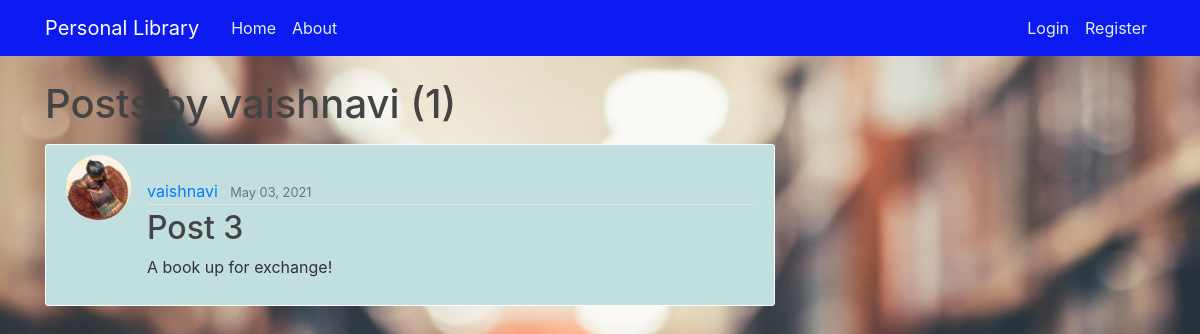
The page /user/vaishnavi on the database as committed earlier.
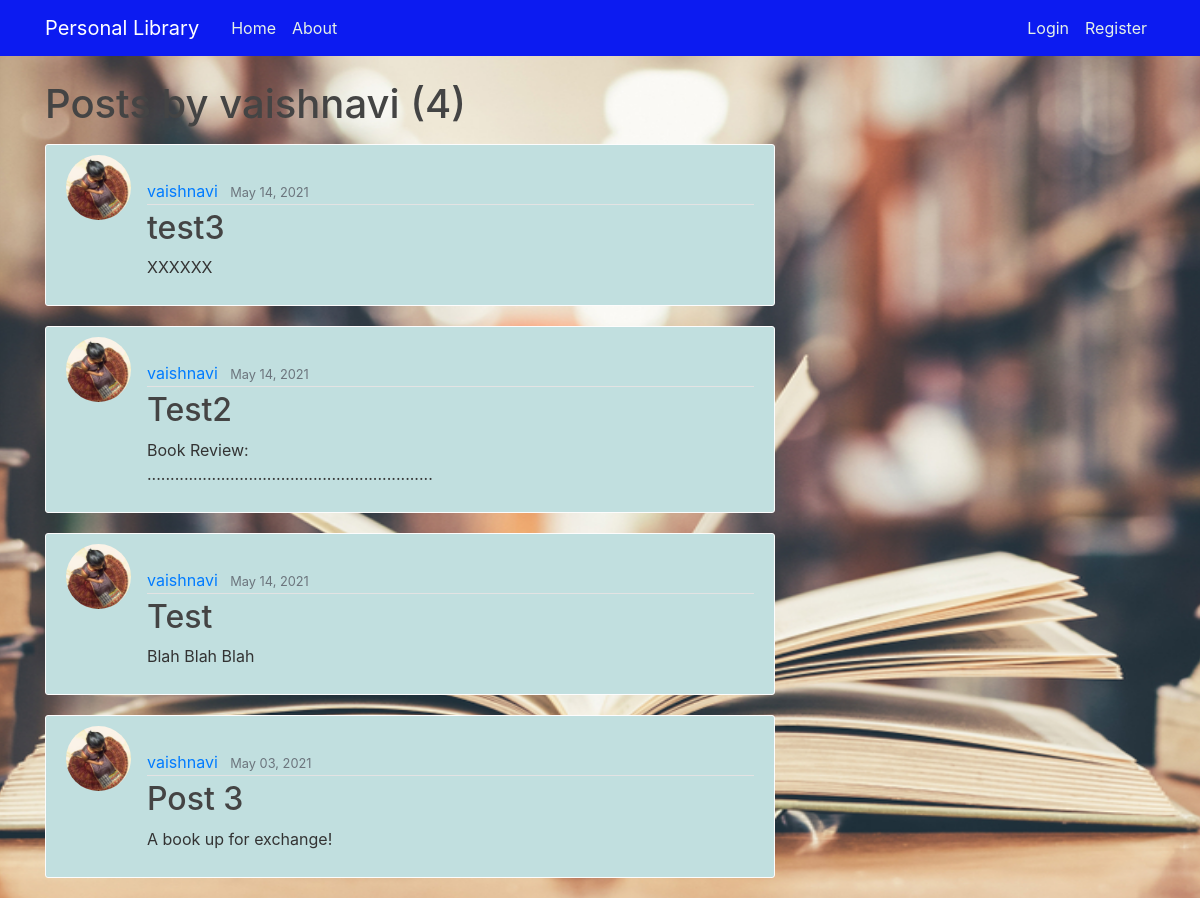
The same page on the database as committed later.
### library/models.py (models this page shows, shortened)
class Post(models.Model):
    title = models.CharField(max_length=100, help_text="Please enter the NAME of the book and its AUTHOR!")
    content = models.TextField(max_length=1000, help_text="Enter a SUMMARY for the book!")
    date_posted = models.DateTimeField(default=timezone.now)
    author = models.ForeignKey(User, on_delete=models.CASCADE)
    book_img = models.ImageField(default='default_book.jpg', upload_to='book_images')

### users/models.py (models this page shows, shortened)
class Profile(models.Model):
    user = models.OneToOneField(User, on_delete=models.CASCADE)
    image = models.ImageField(default='default.jpg',upload_to='profile_pics')

### library/views.py (the view)
# urls.py: path('user/<str:username>', UserPostListView.as_view(), name='user-posts'),
class UserPostListView(ListView):
    model = Post
    template_name = 'library/user_posts.html'  # <app>/<model>_<viewtype>.html
    context_object_name = 'posts'
    paginate_by = 5
    def get_queryset(self):
        user = get_object_or_404(User, username=self.kwargs.get('username'))
        return Post.objects.filter(author=user).order_by('-date_posted')

### library/templates/library/user_posts.html (shortened to what this page needs)
{% extends "library/base.html" %}
{% block content %}
    <h1 class="mb-3">Posts by {{ view.kwargs.username }} ({{ page_obj.paginator.count }})</page_obj></h1>
    {% for post in posts %}
        <article class="media content-section">
          <img class="rounded-circle article-img" src="{{ post.author.profile.image.url }}">
          <div class="media-body">
            <div class="article-metadata">
              <a class="mr-2" href="{% url 'user-posts' post.author.username %}">{{ post.author }}</a>
              <small class="text-muted">{{ post.date_posted|date:"F d, Y" }}</small>
            </div>
            <h2><a class="article-title" href="{% url 'post-detail' post.id %}">{{ post.title }}</a></h2>
            <p class="article-content">{{ post.content }}</p>
          </div>
        </article>
    {% endfor %}
{% endblock content %}

### library/templates/library/base.html (shortened to what this page needs)
{% load static %}
<!DOCTYPE html>
<html>
<head>
    <link rel="stylesheet" href="https://maxcdn.bootstrapcdn.com/bootstrap/4.0.0/css/bootstrap.min.css">
    <link rel="stylesheet" type="text/css" href="{% static 'library/main.css' %}">
</head>
<body id="bg" style="background-image: url('{% static 'library/sample.jpg' %}')">
    <header class="site-header">
      <nav class="navbar navbar-expand-md navbar-dark bg-steel fixed-top">
        <div class="container">
          <a class="navbar-brand mr-4" href="{% url 'library-home' %}">Personal Library</a>
          <div class="collapse navbar-collapse" id="navbarToggle">
            <div class="navbar-nav mr-auto">
              <a class="nav-item nav-link" href="{% url 'library-home' %}">Home</a>
              <a class="nav-item nav-link" href="{% url 'library-about' %}">About</a>
            </div>
            <div class="navbar-nav">
              {% if user.is_authenticated %}
                <a class="nav-item nav-link" href="{% url 'post-create' %}">New Post</a>
                <a class="nav-item nav-link" href="{% url 'profile' %}">Profile</a>
                <a class="nav-item nav-link" href="{% url 'logout' %}">Logout</a>
              {% else %}
                <a class="nav-item nav-link" href="{% url 'login' %}">Login</a>
                <a class="nav-item nav-link" href="{% url 'register' %}">Register</a>
              {% endif %}
            </div>
          </div>
        </div>
      </nav>
    </header>
    <main role="main" class="container">
      <div class="row">
        <div class="col-md-8">
          {% block content %}{% endblock %}
        </div>
      </div>
    </main>
</body>
</html>

### library/static/library/main.css (style rules this page uses)
body { background: #fafafa; color: #333333; margin-top: 5rem; }
h1, h2, h3, h4, h5, h6 { color: #444444; }
.bg-steel { background-color: #0c1bf1; }
.site-header .navbar-nav .nav-link { color: #e5f1e7; }
.content-section { background: #c1dfdf; padding: 10px 20px; border: 1px solid #fdfdfd; border-radius: 3px; margin-bottom: 20px; }
.article-title { color: #444444; }
.article-content { white-space: pre-line; }
.article-img { height: 65px; width: 65px; margin-right: 16px; }
.article-metadata { padding-bottom: 1px; margin-bottom: 4px; border-bottom: 1px solid #e3e3e3 }
#bg { background-repeat: no-repeat; background-size: 1800px 900px; background-position: top; background-attachment: fixed; }

Rows that differ between the two databases and show on the page:
added Post: author.profile.image (picture), author "vaishnavi", date_posted "May 14, 2021", title "test3", content "XXXXXX"
added Post: author.profile.image (picture), author "vaishnavi", date_posted "May 14, 2021", title "Test2", content "Book Review: .............................................................."
added Post: author.profile.image (picture), author "vaishnavi", date_posted "May 14, 2021", title "Test", content "Blah Blah Blah"
Other text that changed with them:
{{ page_obj.paginator.count }}: "1" → "4"
